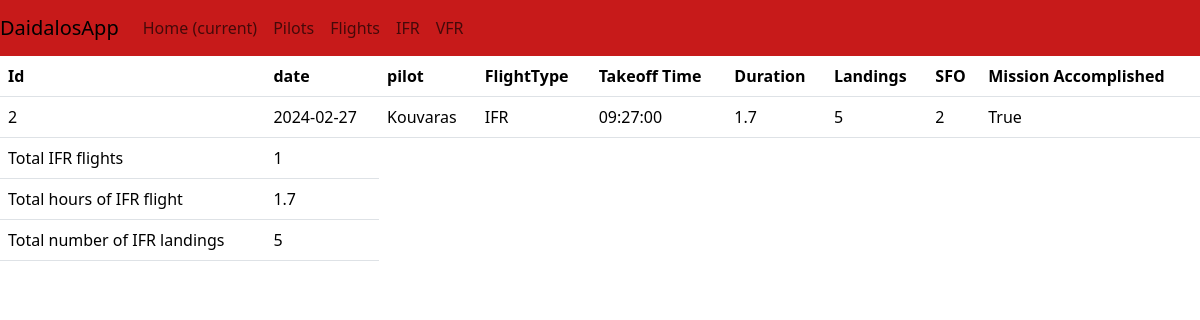
The app's page /ifr with its own data.
### app/models.py (models this page shows, shortened)
class Flight(Base):
    __tablename__= 'flights'
    id: Mapped[int] = mapped_column(primary_key=True)
    date: Mapped[datetime.date] = mapped_column(Date, nullable=False)
    flightType: Mapped[str] = mapped_column(String(30), nullable=False)
    takeoff: Mapped[time] = mapped_column(Time, nullable=False)
    flightDuration: Mapped[float] = mapped_column(Float(2), nullable=False)
    landings: Mapped[int] = mapped_column(nullable=False)
    SFO: Mapped[int] = mapped_column(nullable=False)
    missionAccomplished: Mapped[bool] = mapped_column(Boolean(), nullable=False)
    pilot_id: Mapped[int] = mapped_column(ForeignKey("pilots.id"))
    pilot: Mapped["Pilot"] = relationship(back_populates="flights")
    """ def __init__(self, date=None, pilot=None, flightType=None, takeoff=None, flightDuration=None, landings=None, SFO=None, missionAccomplished=None):
        self.date = date
        self.pilot = pilot
        self.flightType = flightType
        self.takeoff = takeoff
        self.flightDuration = flightDuration
        self.landings = landings
        self.SFO = SFO
        self.missionAccomplished = missionAccomplished """

class Pilot(Base):
    __tablename__= 'pilots'
    id: Mapped[int] = mapped_column(primary_key=True)
    name: Mapped[str] = mapped_column(String(30), nullable=False)
    surname: Mapped[str] = mapped_column(String(30), nullable=False)
    typeRate: Mapped[str] = mapped_column(String(30), nullable=False)
    instructorCategory: Mapped[str] = mapped_column(String(2), nullable=False)
    flights: Mapped[List["Flight"]] = relationship(back_populates="pilot")
    def __repr__(self):
        return self.surname

### app/routes.py (the view)
@app.route("/ifr", methods = ['GET'])
def ifr_flights():
    ifr_flights = Flight.query.filter(Flight.flightType == "IFR")
    total_flights = 0
    total_hours = 0
    total_landings = 0
    for ifr in ifr_flights:
        total_hours += ifr.flightDuration
        total_landings += ifr.landings
        total_flights += 1
    return render_template("ifr.html", ifr_flights=ifr_flights, total_hours=total_hours, total_landings=total_landings, total_flights=total_flights)

### app/__init__.py (called while the page is built)
@app.teardown_appcontext
def shutdown_session(exception=None):
    db_session.remove()

### app/templates/ifr.html
{% extends 'base.html' %}
{% block content %}
<table class="table">
  <thead>
  <tr>
    <th scope="col">Id</th>
    <th scope="col">date</th>
    <th scope="col">pilot</th>
    <th scope="col">FlightType</th>
    <th scope="col">Takeoff Time</th>
    <th scope="col">Duration</th>
    <th scope="col">Landings</th>
    <th scope="col">SFO</th>
    <th scope="col">Mission Accomplished</th>
  </tr>
</thead>
<tbody>
{% for ifr_flight in ifr_flights %}
  <tr scope="row">
    <td>{{ ifr_flight.id }}</td>
    <td>{{ ifr_flight.date }}</td>
    <td>{{ ifr_flight.pilot }}</td>
    <td>{{ ifr_flight.flightType }}</td>
    <td>{{ ifr_flight.takeoff }} </td>
    <td>{{ ifr_flight.flightDuration }} </td>
    <td>{{ ifr_flight.landings }} </td>
    <td>{{ ifr_flight.SFO }} </td>
    <td>{{ ifr_flight.missionAccomplished }} </td>
  </tr>
{% endfor %}
</tbody>
<tr>
    <td>Total IFR flights</td>
    <td>{{ total_flights }}</td>
</tr>
<tr>
    <td>Total hours of IFR flight</td>
    <td>{{ total_hours }}</td>
</tr>
<tr>
    <td>Total number of IFR landings</td>
    <td>{{ total_landings }}</td>
</tr>
</table>
{% endblock %}

### records on screen
Flight: id "2", date "2024-02-27", pilot "Kouvaras", flightType "IFR", takeoff "09:27:00", flightDuration "1.7", landings "5", SFO "2", missionAccomplished "True"

### other values on screen
{{ total_flights }} "1"
{{ total_hours }} "1.7"
{{ total_landings }} "5"
